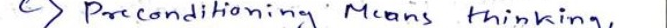
#> input picture backup_legacy/line_crops/IMG-20260314-WA0049/0001.png, 667 x 28 px
$ python -i preprocess.py   (imports and definitions only)
#> lines starting #> are read from the running program, lines starting #| are printed output that depends on the picture
import cv2
import numpy as np
from PIL import Image

def fix_orientation(image_path):
    """
    Read image and correct rotation using EXIF orientation data.
    Phone cameras often embed rotation in EXIF but the pixel data is sideways.
    Returns a BGR numpy array with correct orientation.
    """
    # Use Pillow to read and auto-rotate based on EXIF
    pil_img = Image.open(image_path)
#> pil_img is the input picture: PIL image 667x28 RGB; mean R, G, B 231.6, 231.3, 235.6

    exif_rotation_map = {
        3: 180,
        6: 270,
        8: 90,
    }

    try:
        exif_data = pil_img._getexif()
        if exif_data:
            orientation = exif_data.get(274)  # Tag 274 = Orientation
            degrees = exif_rotation_map.get(orientation, 0)
            if degrees:
                pil_img = pil_img.rotate(degrees, expand=True)
    except (AttributeError, Exception):
        pass  # No EXIF, keep as-is

    img = cv2.cvtColor(np.array(pil_img), cv2.COLOR_RGB2BGR)
    return img


def preprocess_image(image_path):
    """
    Load, auto-rotate, and lightly crop the image to remove camera borders.
    Uses EXIF orientation data to fix sideways/rotated images.
    """
    img = fix_orientation(image_path)

    h, w = img.shape[:2]
#> h = 28; w = 667

    # Ensure portrait orientation (height > width); rotate if landscape
    if w > h:
        img = cv2.rotate(img, cv2.ROTATE_90_CLOCKWISE)
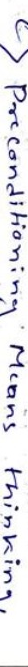
#> img: shape (667, 28, 3); mean B, G, R 235.6, 231.3, 231.6
        h, w = img.shape[:2]
#> h = 667; w = 28

    # Light crop — 3% each side to trim black borders without cutting content
    top    = int(h * 0.03)
#> top = 20
    bottom = int(h * 0.97)
#> bottom = 646
    left   = int(w * 0.03)
#> left = 0
    right  = int(w * 0.97)
#> right = 27

    cropped = img[top:bottom, left:right]
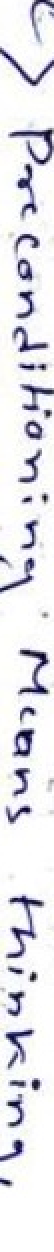
#> cropped: shape (626, 27, 3) (shown 2 times larger); mean B, G, R 234.2, 229.5, 229.8
    return cropped

>>> result = preprocess_image('../line_crops/IMG-20260314-WA0049/0001.png')

$ run again, on backup_legacy/line_crops/IMG-20260314-WA0049/0002.png
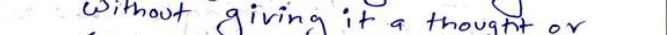
#> input picture backup_legacy/line_crops/IMG-20260314-WA0049/0002.png, 667 x 35 px
#> in fix_orientation, pil_img is the input picture: PIL image 667x35 RGB; mean R, G, B 234.9, 234.8, 238.4
#> in preprocess_image, `img = cv2.rotate(img, cv2.ROTATE_90_CLOCKWISE)`:
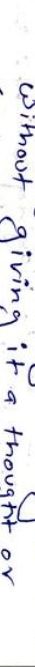
#> img: shape (667, 35, 3); mean B, G, R 238.4, 234.8, 234.9
#> in preprocess_image, `cropped = img[top:bottom, left:right]`:
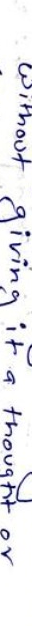
#> cropped: shape (626, 32, 3); mean B, G, R 236.9, 232.7, 232.9

$ run again, on backup_legacy/line_crops/IMG-20260314-WA0049/0003.png
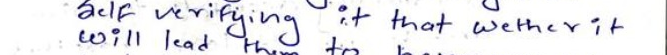
#> input picture backup_legacy/line_crops/IMG-20260314-WA0049/0003.png, 667 x 55 px
#> in fix_orientation, pil_img is the input picture: PIL image 667x55 RGB; mean R, G, B 235.5, 235.2, 238.7
#> in preprocess_image, `img = cv2.rotate(img, cv2.ROTATE_90_CLOCKWISE)`:
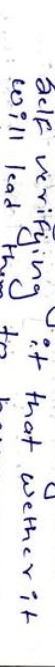
#> img: shape (667, 55, 3); mean B, G, R 238.7, 235.2, 235.5
#> in preprocess_image, `cropped = img[top:bottom, left:right]`:
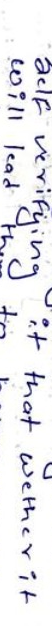
#> cropped: shape (626, 52, 3); mean B, G, R 237.8, 233.9, 234.2

$ run again, on backup_legacy/line_crops/IMG-20260314-WA0049/0004.png
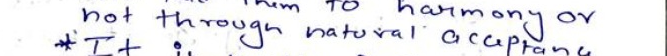
#> input picture backup_legacy/line_crops/IMG-20260314-WA0049/0004.png, 667 x 56 px
#> in fix_orientation, pil_img is the input picture: PIL image 667x56 RGB; mean R, G, B 235.5, 235.4, 239
#> in preprocess_image, `img = cv2.rotate(img, cv2.ROTATE_90_CLOCKWISE)`:
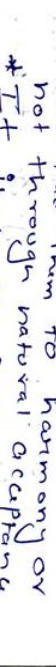
#> img: shape (667, 56, 3); mean B, G, R 239, 235.4, 235.5
#> in preprocess_image, `cropped = img[top:bottom, left:right]`:
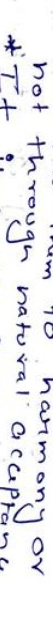
#> cropped: shape (626, 53, 3); mean B, G, R 238.3, 234.4, 234.5
